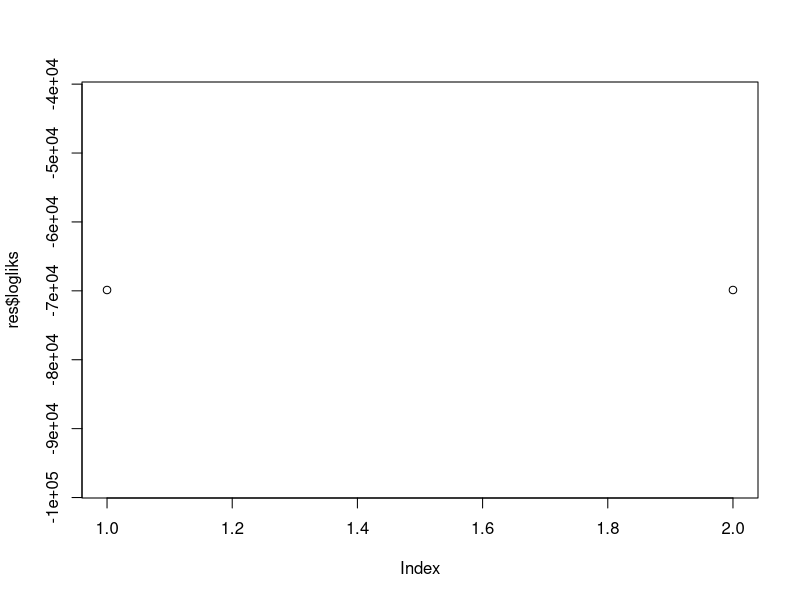

R code for this plot:
## ---- chunk 1
library(Matrix)
library(mvtnorm)
library(ggplot2)
library(cowplot)
## ---- chunk 2
sim.data = function(n, w, U, mu){

   # w: the true weight
   # mu: a k*m matrix 
   # dimension of an obs. 
   m = nrow(U[[1]])
   # k: number of classes
   k = length(w)
   
   # generate true class variable  
   Z = sample(1:k, n, prob = w, replace = T)  
    
   # store simulated data
   X = matrix(NA, ncol = m, nrow = n)
   
   for (i in 1:n){
     # true class for obs. i 
     j = Z[i]
     X[i, ] = rmvnorm(1,mean = mu[j, ], sigma = U[[j]])
   }
   res = list(X = X, Z = Z)
   return(res)
}
                  
## ---- chunk 3

# here mu is a k by m matrix. m is the dimension of the obs. 
loglik.compute <- function (X, w, U, mu) {
  n <- nrow(X)
  k <- length(w)
  y <- rep(0,n)
  for (j in 1:k)
    y <- y + w[j] * dmvnorm(X, mean = mu[j, ], sigma = U[[j]])
  return(sum(log(y)))
}

## ---- chunk 4

# normalizelogweights takes as input an array of unnormalized
# log-probabilities logw and returns normalized probabilities such
# that the sum is equal to 1.

normalizelogweights <- function (logw){
  # Guard against underflow or overflow by adjusting the
  # log-probabilities so that the largest probability is 1.
  c <- max(logw)
  w <- exp(logw - c)
  # Normalize the probabilities.
  return(w/sum(w))
}

## ---- chunk 5

EM.fit <- function(X, w, U, mu, maxiter, diff){
  
  # Get the number of samples (n) and the number of mixture components (k)
  n <- nrow(X)
  k <- length(w)
  m <- ncol(X)
  
  # store loglikelihood
  logliks = c()
  ll <- -Inf

  for (iter in 1:maxiter){
    # store parameters and likelihood in the previous step 
    mu0 <- mu
    w0  <- w
    U0  <- U
    ll0 <- ll 
    logliks = c(logliks, ll)
  
    # E-step: calculate posterior probabilities using the current mu and sigmas
    logP = matrix(0, nrow = n, ncol = k)
    for (j in 1:k){
      # log-density 
      logP[,j] = log(w[j]) + dmvnorm(X, mean = mu[j, ], sigma = U[[j]], log = TRUE)
    }
    P = t(apply(logP, 1, function(x) normalizelogweights(x)))
    #P = P/rowSums(P)   
  
    # M-step: 
    # use current probabilities to update means
    for (j in 1:k){
      mu[j, ] = P[,j] %*% X/sum(P[,j])
    }
    
    # update covariance matrix 
    for (j in 1:k){
      mm = matrix(mu[j,], nrow = n, ncol = m, byrow = TRUE)
      U[[j]] = t(X-mm)%*%(P[,j]*(X-mm))/sum(P[,j])
    }
  
    # update mixture weight
    w = colSums(P)/n
    
    # Compute log-likelihood.
    ll = loglik.compute(X, w, U, mu)
    logliks[iter] = ll

    # Check stopping criterion.
    d = max(abs(w - w0))
    if (d < diff)
      break
    }
    return(list(w = w, U = U, mu = mu, logliks = logliks))
}

## ---- chunk 6

# SIMULATE DATA
n <- 1e4
w <- c(0.6, 0.3, 0.1)
U = list(U1 = diag(3), U2 = matrix(c(1, 0.9, 0, 0.9, 1, 0, 0, 0, 1), ncol = 3, nrow =3),
         U3 = matrix(c(1, 0, 0.5, 0, 1, 0, 0.5, 0, 1), ncol = 3, nrow = 3))

mu = matrix(c(0, 15, 30), nrow = 3, ncol = 3)
dt <- sim.data(n, w, U, mu)
X  <- dt$X

## ---- chunk 7

# FIT MIXTURE MODEL
w.init = c(0.3, 0.5, 0.2)
mu.init = matrix(c(-100, -100, -100), nrow = 3, ncol = 3)

U.init = list(U1 = matrix(c(1, 0.1, 0.3, 0.1, 1, 0, 0.3, 0 ,1), ncol = 3, nrow =3), 
              U2 = diag(3), U3 = diag(3))
res = EM.fit(X, w.init, U.init, mu.init, maxiter = 1e3, diff = 1e-7)
res
## ---- chunk 8

plot(res$logliks)

